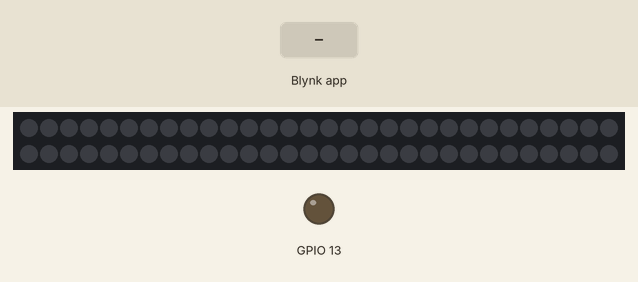
Bench run of a sketch on a simulated ESP8266 (NodeMCU). Parts: 60 RGB LEDs in strip order, left to right, continuing on the next row, output pins drawn as LEDs (lit = HIGH). The inputs (shaded band) are chosen by the test bench. Dim RGB values are drawn brighter than linear; WiFi joins after 1.5 s; servers stay silent unless stated.

Above: at 3.0 s.
3.1 s: Blynk app writes 1 to V0
At 3.9 s:
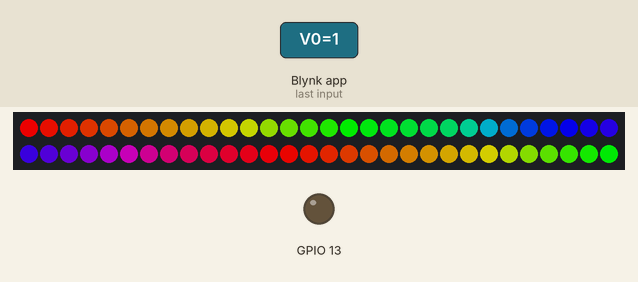
4.6 s: Blynk app writes 1 to V1
At 5.1 s:
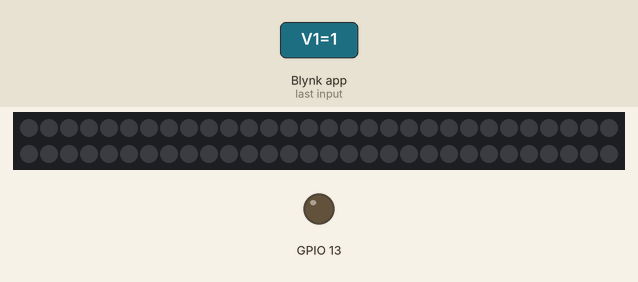
6.1 s: Blynk app writes 1 to V2
At 7.3 s:
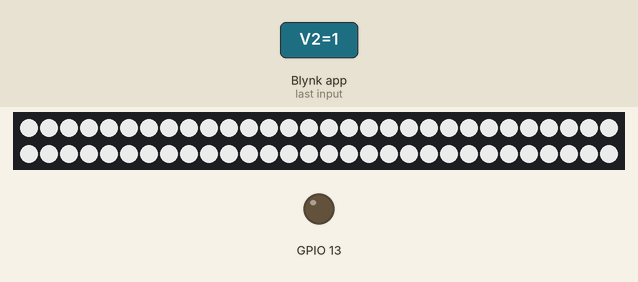
7.6 s: Blynk app writes 1 to V0
At 8.6 s:
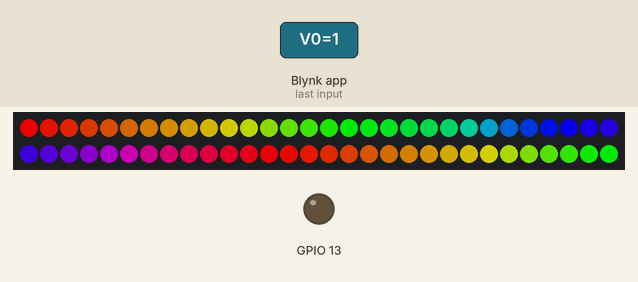
9.1 s: Blynk app writes 1 to V0
Timing chart, 0 to 11.6 s (numbered marks = the images above; inputs shaded):
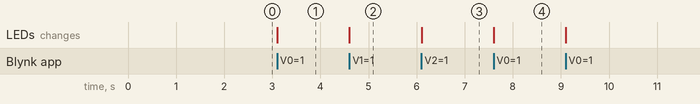

Measured:
- after the input at 3.1 s, the LEDs: change at once (image 1)
- after the input at 4.6 s, the LEDs: change at once (image 2)
- after the input at 6.1 s, the LEDs: change at once (image 3)
- after the input at 7.6 s, the LEDs: change at once (image 4)

The sketch:

blynkFastLED.ino
```cpp
#define BLYNK_PRINT Serial
#include <ESP8266WiFi.h>
#include <BlynkSimpleEsp8266.h>
#define NUM_LEDS 60
#include "FastLED.h"
#define PIN 6 //DIGITAL PIN FOR CONNECTION

// You should get Auth Token in the Blynk App.
// Go to the Project Settings (nut icon).
char auth[] = "Token";

// Your WiFi credentials.
// Set password to "" for open networks.
char ssid[] = "SSID";
char pass[] = "PASSWORD";
CRGB leds[NUM_LEDS];
byte counter;
int globalPinValue = 0;

void setup()
{
  // Debug console
  Serial.begin(9600);

  Blynk.begin(auth, ssid, pass);
  // You can also specify server:
  //Blynk.begin(auth, ssid, pass, "blynk-cloud.com", 80);
  //Blynk.begin(auth, ssid, pass, IPAddress(192,168,1,100), 8080);
   FastLED.addLeds<WS2811, PIN, GRB>(leds, NUM_LEDS).setCorrection( TypicalLEDStrip );
   FastLED.setBrightness(190);
   pinMode(13, OUTPUT);
}

void loop()
{
  Blynk.run();
}

BLYNK_WRITE(V0) //функция, отслеживающая изменение виртуального пина 0
{
  int pinValue = param.asInt(); //переменная текущего состояния виртуального пина
  if (pinValue == 1) {
       rainbow();
  }
}

BLYNK_WRITE(V1){
  int pinValue = param.asInt();
  if(pinValue == 1){
    blackOut();
  }
}

BLYNK_WRITE(V2){
  int pinValue = param.asInt();
  if(pinValue == 1){
    white();
  }
}

void blackOut(){
  for (int i = 0; i < NUM_LEDS; i++){
    leds[i] = CRGB::Black;
  }
  FastLED.show();
}

void rainbow(){
   for (int i = 0; i < NUM_LEDS; i++ ) {         // от 0 до первой трети
         leds[i] = CHSV(counter + i * 6, 255, 255);  // HSV. Увеличивать HUE (цвет)
         // умножение i уменьшает шаг радуги
         }
        counter++;        // counter меняется от 0 до 255 (тип данных byte)
        FastLED.show();
        delay(5);
}
void white(){
  for (int i = 0; i < NUM_LEDS; i++){
    leds[i] = CRGB::White;
  }
  FastLED.show();
}
```
